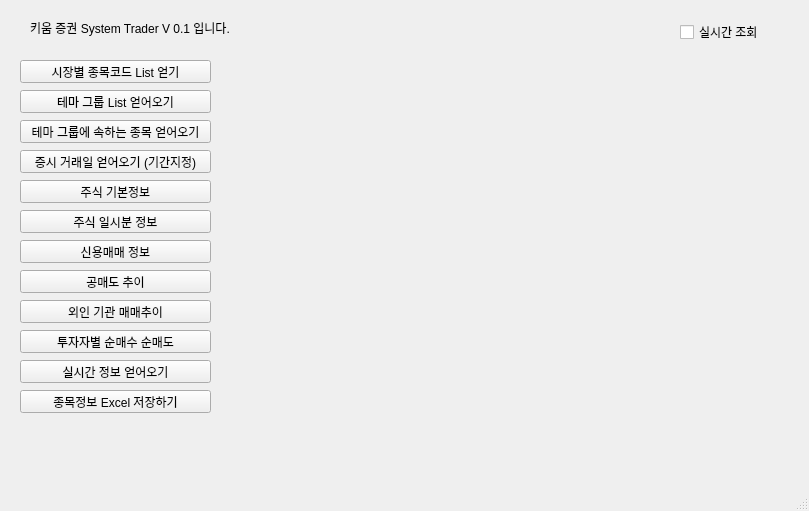
<?xml version="1.0" encoding="UTF-8"?>
<ui version="4.0">
 <class>MainWindow</class>
 <widget class="QMainWindow" name="MainWindow">
  <property name="geometry">
   <rect>
    <x>0</x>
    <y>0</y>
    <width>809</width>
    <height>511</height>
   </rect>
  </property>
  <property name="windowTitle">
   <string>PySystemTrader V0.1</string>
  </property>
  <widget class="QWidget" name="centralwidget">
   <widget class="QLabel" name="label">
    <property name="geometry">
     <rect>
      <x>30</x>
      <y>20</y>
      <width>721</width>
      <height>16</height>
     </rect>
    </property>
    <property name="text">
     <string>키움 증권 System Trader V 0.1 입니다.</string>
    </property>
   </widget>
   <widget class="QPushButton" name="SaveStockInfoBtn">
    <property name="geometry">
     <rect>
      <x>20</x>
      <y>390</y>
      <width>191</width>
      <height>23</height>
     </rect>
    </property>
    <property name="text">
     <string>종목정보 Excel 저장하기</string>
    </property>
   </widget>
   <widget class="QCheckBox" name="checkBox_RealTime_codeinfo">
    <property name="geometry">
     <rect>
      <x>680</x>
      <y>24</y>
      <width>111</width>
      <height>16</height>
     </rect>
    </property>
    <property name="text">
     <string>실시간 조회</string>
    </property>
   </widget>
   <widget class="QPushButton" name="Btn2">
    <property name="geometry">
     <rect>
      <x>20</x>
      <y>90</y>
      <width>191</width>
      <height>23</height>
     </rect>
    </property>
    <property name="text">
     <string>테마 그룹 List 얻어오기</string>
    </property>
   </widget>
   <widget class="QPushButton" name="Btn3">
    <property name="geometry">
     <rect>
      <x>20</x>
      <y>120</y>
      <width>191</width>
      <height>23</height>
     </rect>
    </property>
    <property name="text">
     <string>테마 그룹에 속하는 종목 얻어오기</string>
    </property>
   </widget>
   <widget class="QPushButton" name="Btn4">
    <property name="geometry">
     <rect>
      <x>20</x>
      <y>150</y>
      <width>191</width>
      <height>23</height>
     </rect>
    </property>
    <property name="text">
     <string>증시 거래일 얻어오기 (기간지정)</string>
    </property>
   </widget>
   <widget class="QPushButton" name="Btn5">
    <property name="geometry">
     <rect>
      <x>20</x>
      <y>180</y>
      <width>191</width>
      <height>23</height>
     </rect>
    </property>
    <property name="text">
     <string>주식 기본정보</string>
    </property>
   </widget>
   <widget class="QPushButton" name="Btn6">
    <property name="geometry">
     <rect>
      <x>20</x>
      <y>210</y>
      <width>191</width>
      <height>23</height>
     </rect>
    </property>
    <property name="text">
     <string>주식 일시분 정보</string>
    </property>
   </widget>
   <widget class="QPushButton" name="Btn7">
    <property name="geometry">
     <rect>
      <x>20</x>
      <y>240</y>
      <width>191</width>
      <height>23</height>
     </rect>
    </property>
    <property name="text">
     <string>신용매매 정보</string>
    </property>
   </widget>
   <widget class="QPushButton" name="Btn8">
    <property name="geometry">
     <rect>
      <x>20</x>
      <y>270</y>
      <width>191</width>
      <height>23</height>
     </rect>
    </property>
    <property name="text">
     <string>공매도 추이</string>
    </property>
   </widget>
   <widget class="QPushButton" name="Btn9">
    <property name="geometry">
     <rect>
      <x>20</x>
      <y>300</y>
      <width>191</width>
      <height>23</height>
     </rect>
    </property>
    <property name="text">
     <string>외인 기관 매매추이</string>
    </property>
   </widget>
   <widget class="QPushButton" name="Btn10">
    <property name="geometry">
     <rect>
      <x>20</x>
      <y>330</y>
      <width>191</width>
      <height>23</height>
     </rect>
    </property>
    <property name="text">
     <string>투자자별 순매수 순매도</string>
    </property>
   </widget>
   <widget class="QPushButton" name="Btn11">
    <property name="geometry">
     <rect>
      <x>20</x>
      <y>360</y>
      <width>191</width>
      <height>23</height>
     </rect>
    </property>
    <property name="text">
     <string>실시간 정보 얻어오기</string>
    </property>
   </widget>
   <widget class="QPushButton" name="Btn1">
    <property name="geometry">
     <rect>
      <x>20</x>
      <y>60</y>
      <width>191</width>
      <height>23</height>
     </rect>
    </property>
    <property name="text">
     <string>시장별 종목코드 List 얻기</string>
    </property>
   </widget>
  </widget>
  <widget class="QMenuBar" name="menubar">
   <property name="geometry">
    <rect>
     <x>0</x>
     <y>0</y>
     <width>809</width>
     <height>21</height>
    </rect>
   </property>
  </widget>
  <widget class="QStatusBar" name="statusbar"/>
 </widget>
 <resources/>
 <connections/>
</ui>
